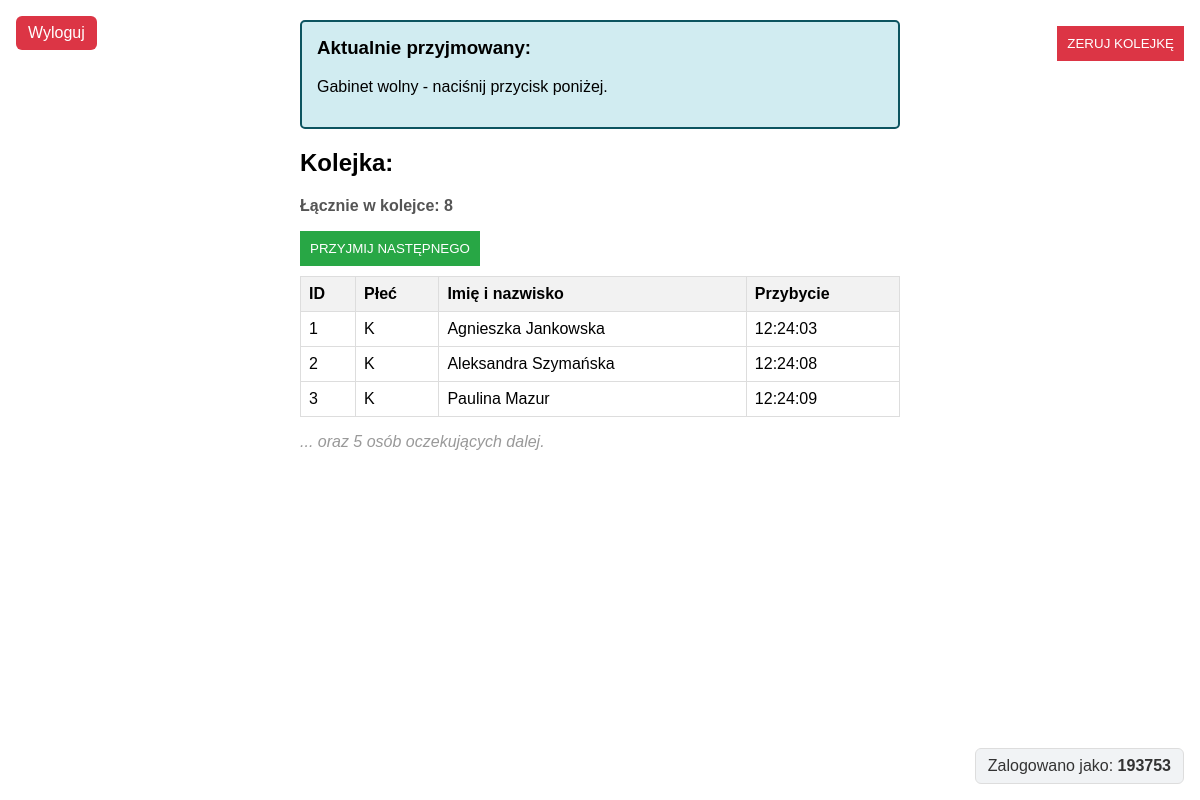
The page / (signed in) on the database as committed earlier.
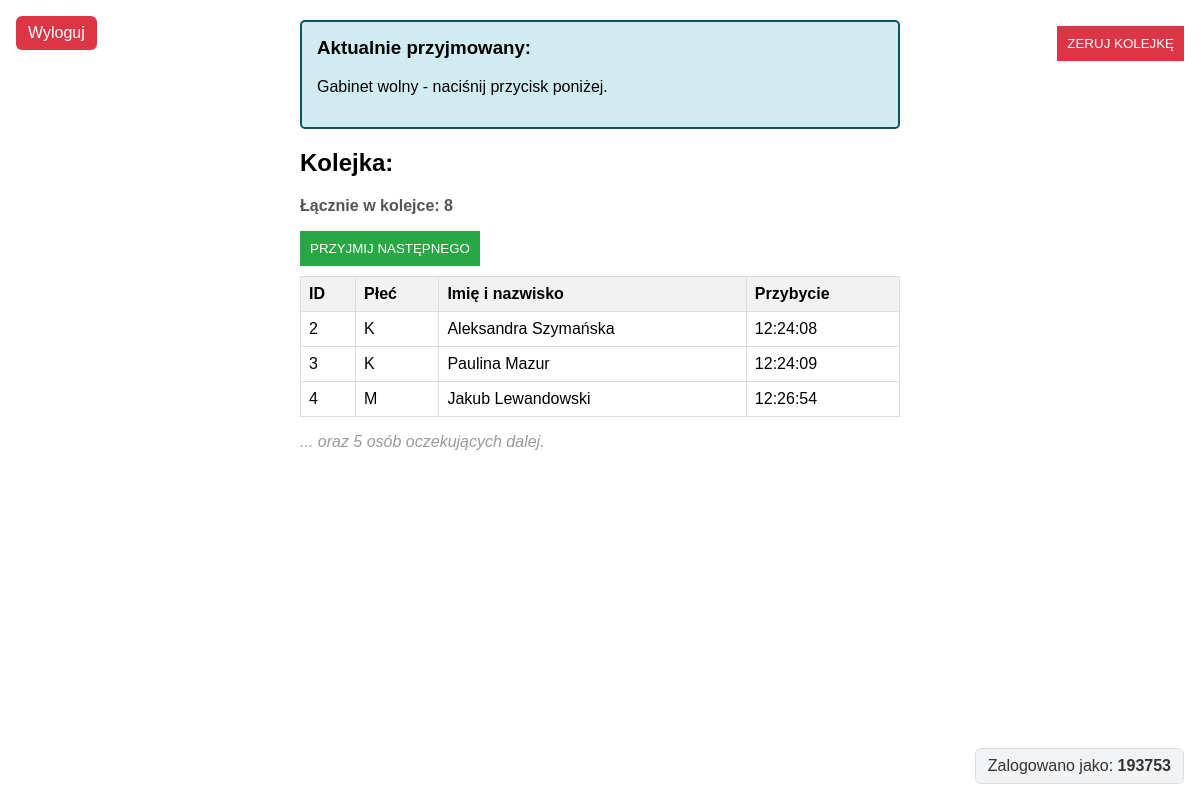
The same page on the database as committed later.
### tables this page shows
CREATE TABLE patients (
                id INTEGER PRIMARY KEY,
                gender TEXT NOT NULL,
                full_name TEXT NOT NULL,
                arrival_time TEXT NOT NULL,
                priority_number INTEGER,
                service_time_seconds INTEGER
            );

### app/init.py (the view)
class PatientFormView(MethodView):
    def get(self):
        start_background_patient_generation()
        patients = patient_db.get_all_patients()
        print(patients)
        current_time = time.time()
        time_passed = current_time - patient_registry._last_admit_time
        current_service_seconds = max(0, int(patient_registry._current_service_seconds or 0))
        wait_time = max(0, current_service_seconds - time_passed) if patient_registry._last_admit_time > 0 else 0
        return render_template(
            "index.html",
            patients=patients,
            current=patient_registry.get_current_patient(),
            wait_time=round(wait_time, 1),
            current_service_seconds=current_service_seconds,
            error=None
        )

### app/database.py (called while the page is built)
    def get_all_patients(self):
        with self._lock:
            self.cur.execute("""
                SELECT id, gender, full_name, arrival_time, priority_number, service_time_seconds
                FROM patients
                ORDER BY id
            """)
            rows = self.cur.fetchall()
        return [
            {
                "id": r[0],
                "gender": r[1],
                "full_name": r[2],
                "arrival_time": r[3],
                "priority_number": r[4],
                "service_time_seconds": r[5],
            }
            for r in rows
        ]

### app/init.py (called while the page is built)
def start_background_patient_generation():
    global _generator_started
    with _generator_start_lock:
        if _generator_started:
            return
        worker = threading.Thread(target=_patient_generation_worker, daemon=True)
        worker.start()
        _generator_started = True

    def get_current_patient(self):
        with self._lock:
            return self._current_patient

### app/templates/index.html (shortened to what this page needs)
<!doctype html>
<html lang="pl">
<head>
</head>
<body style="font-family: Arial, sans-serif; max-width: 600px; margin: auto;" data-wait-time='{{ wait_time|tojson }}' data-current-service-seconds='{{ current_service_seconds|tojson }}'>
    <div id="current-card" style="background-color: #d1ecf1; border: 2px solid #0c5460; padding: 15px; border-radius: 5px; margin: 20px 0;">
        <h3 style="margin-top: 0;">Aktualnie przyjmowany:</h3>
        {% if current %}
            <p id="current-name" style="font-size: 1.2em;"><strong>{{ current.full_name }}</strong></p>
            <p id="current-meta" style="margin: 4px 0; color: #444;">
                ID: {{ current.id if current.id is defined else '-' }} |
                Płeć: {{ current.gender if current.gender is defined else '-' }} |
                Przybycie: {{ current.arrival_time if current.arrival_time is defined else '-' }} |
                Service: {{ current.service_time_seconds if current.service_time_seconds is not none else '-' }} s
            </p>
            <p id="current-empty" style="display: none;">Gabinet wolny - naciśnij przycisk poniżej.</p>
        {% else %}
            <p id="current-empty">Gabinet wolny - naciśnij przycisk poniżej.</p>
        {% endif %}
    </div>
    <h2>Kolejka:</h2>
	<p id="queue-count" style="font-weight: bold; color: #555;">
            Łącznie w kolejce: {{ patients|length }}
        </p>
        <form method="post" action="/admit" id="admitForm">
            <button type="submit" id="admitBtn" style="background: #28a745; color: white; border: none; padding: 10px; cursor: pointer;">
                PRZYJMIJ NASTĘPNEGO
            </button>
        </form>
        <button id="resetQueueBtn" type="button" style="background: #dc3545; color: white; border: none; padding: 10px; cursor: pointer; margin-top: 10px;">
            ZERUJ KOLEJKĘ
        </button>
        <table style="width: 100%; border-collapse: collapse; margin-top: 10px;">
            <thead>
                <tr style="background: #f2f2f2;">
                    <th style="border: 1px solid #ddd; padding: 8px; text-align: left;">ID</th>
                    <th style="border: 1px solid #ddd; padding: 8px; text-align: left;">Płeć</th>
                    <th style="border: 1px solid #ddd; padding: 8px; text-align: left;">Imię i nazwisko</th>
                    <th style="border: 1px solid #ddd; padding: 8px; text-align: left;">Przybycie</th>
                </tr>
            </thead>
            <tbody id="queue-body">
                {% for patient in patients[:3] %}
                    <tr>
                        <td style="border: 1px solid #ddd; padding: 8px;">{{ patient.id if patient.id is defined else '-' }}</td>
                        <td style="border: 1px solid #ddd; padding: 8px;">{{ patient.gender if patient.gender is defined else '-' }}</td>
                        <td style="border: 1px solid #ddd; padding: 8px;">
                            {{ patient.full_name if patient.full_name is defined else ((patient.first_name ~ ' ' ~ patient.last_name)|trim) }}
                        </td>
                        <td style="border: 1px solid #ddd; padding: 8px;">{{ patient.arrival_time if patient.arrival_time is defined else '-' }}</td>
                    </tr>
                {% endfor %}
            </tbody>
        </table>
        {% if patients|length > 3 %}
            <p id="queue-overflow" style="font-style: italic; color: #999;">
                ... oraz {{ patients|length - 3 }} osób oczekujących dalej.
            </p>
        {% else %}
            <p id="queue-overflow" style="font-style: italic; color: #999; display: none;"></p>
        {% endif %}
    <a href="{{ url_for('auth.logout') }}"
       style="position: fixed; top: 16px; left: 16px; z-index: 1000; padding: 8px 12px; background: #dc3545; color: #fff; text-decoration: none; border-radius: 6px;">
      Wyloguj
    </a>
    <div style="position: fixed; right: 16px; bottom: 16px; z-index: 1000; padding: 8px 12px; background: #f1f3f5; border: 1px solid #ddd; border-radius: 6px; color: #333;">
      Zalogowano jako: <strong>{{ current_user or '-' }}</strong>
    </div>
</body>
</html>

Rows that differ between the two databases and show on the page:
removed patients: id "1", gender "K", full_name "Agnieszka Jankowska", arrival_time "12:24:03"
now on this page (row unchanged): patients: id "4", gender "M", full_name "Jakub Lewandowski", arrival_time "12:26:54"
